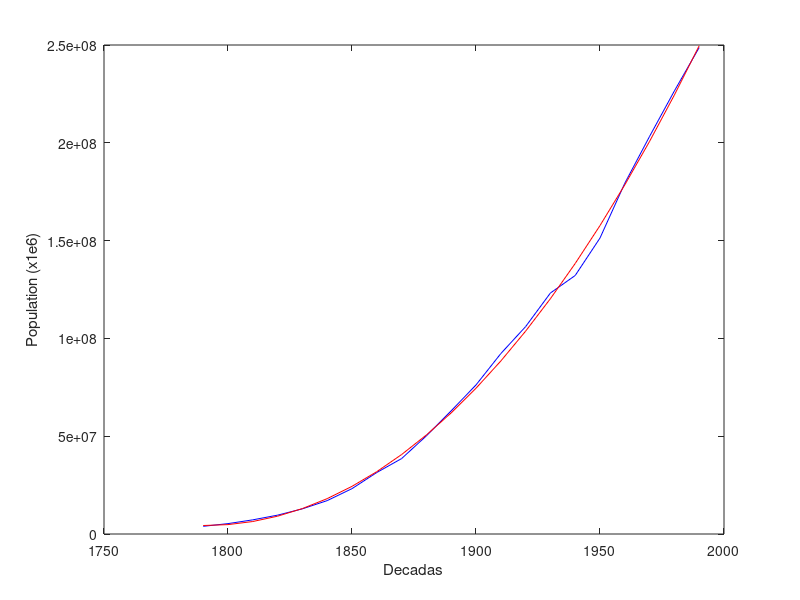

The MATLAB script that drew this image: (Note: this script raises an error after producing the figure.)
function e_7c()
    x = [1790:10:1990];
    y = load('population.txt')';
    [p S mu] = polyfit(x, y, 3);
    yp = polyval(p, x, S, mu);

    plot(x, y, 'Color', 'blue');
    hold on;
    plot(x, yp, 'Color', 'red');
    hold off;
    xlabel('Decadas')
    ylabel('Population (x1e6)');

    b = bondad(y, yp);

    fprintf(1, 'El valor de la bondad es: %.7f\n', b);
end